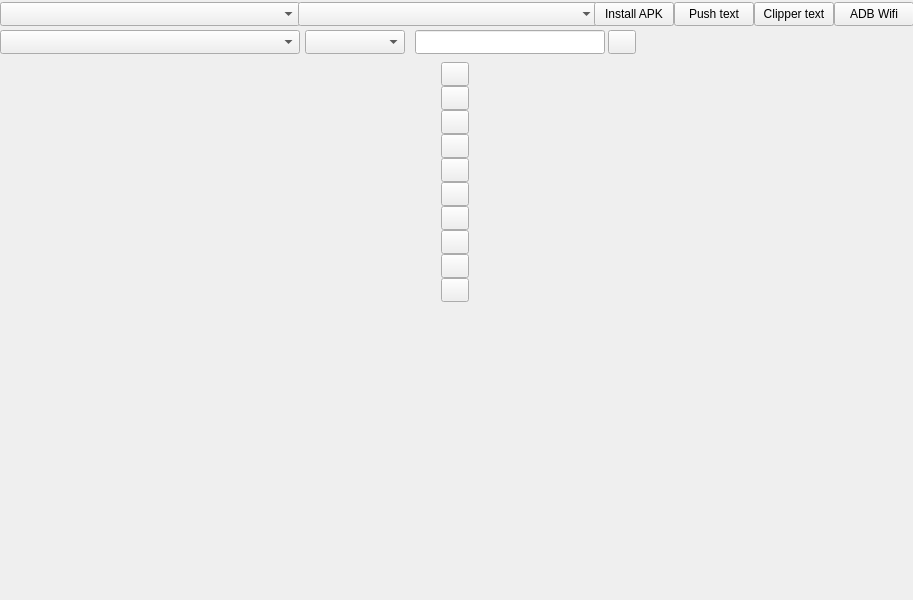
<?xml version="1.0" encoding="UTF-8"?>
<ui version="4.0">
 <class>Form</class>
 <widget class="QWidget" name="Form">
  <property name="geometry">
   <rect>
    <x>0</x>
    <y>0</y>
    <width>913</width>
    <height>600</height>
   </rect>
  </property>
  <property name="sizePolicy">
   <sizepolicy hsizetype="Minimum" vsizetype="Minimum">
    <horstretch>0</horstretch>
    <verstretch>0</verstretch>
   </sizepolicy>
  </property>
  <property name="minimumSize">
   <size>
    <width>500</width>
    <height>500</height>
   </size>
  </property>
  <property name="windowTitle">
   <string>Form</string>
  </property>
  <layout class="QGridLayout" name="gridLayout">
   <property name="leftMargin">
    <number>0</number>
   </property>
   <property name="topMargin">
    <number>0</number>
   </property>
   <property name="rightMargin">
    <number>0</number>
   </property>
   <property name="bottomMargin">
    <number>0</number>
   </property>
   <property name="spacing">
    <number>0</number>
   </property>
   <item row="0" column="0">
    <layout class="QVBoxLayout" name="layoutView">
     <property name="spacing">
      <number>0</number>
     </property>
     <property name="sizeConstraint">
      <enum>QLayout::SetFixedSize</enum>
     </property>
     <item>
      <layout class="QHBoxLayout" name="layoutDevices">
       <property name="spacing">
        <number>0</number>
       </property>
       <property name="sizeConstraint">
        <enum>QLayout::SetFixedSize</enum>
       </property>
       <property name="topMargin">
        <number>2</number>
       </property>
       <property name="bottomMargin">
        <number>2</number>
       </property>
       <item>
        <widget class="QComboBox" name="cbDevices">
         <property name="sizePolicy">
          <sizepolicy hsizetype="Fixed" vsizetype="Fixed">
           <horstretch>0</horstretch>
           <verstretch>0</verstretch>
          </sizepolicy>
         </property>
         <property name="minimumSize">
          <size>
           <width>300</width>
           <height>24</height>
          </size>
         </property>
         <property name="maximumSize">
          <size>
           <width>16777215</width>
           <height>24</height>
          </size>
         </property>
        </widget>
       </item>
       <item>
        <spacer name="horizontalSpacer_2">
         <property name="orientation">
          <enum>Qt::Horizontal</enum>
         </property>
         <property name="sizeType">
          <enum>QSizePolicy::Fixed</enum>
         </property>
         <property name="sizeHint" stdset="0">
          <size>
           <width>5</width>
           <height>0</height>
          </size>
         </property>
        </spacer>
       </item>
       <item>
        <widget class="QComboBox" name="cbPackages">
         <property name="sizePolicy">
          <sizepolicy hsizetype="Fixed" vsizetype="Fixed">
           <horstretch>0</horstretch>
           <verstretch>0</verstretch>
          </sizepolicy>
         </property>
         <property name="minimumSize">
          <size>
           <width>300</width>
           <height>24</height>
          </size>
         </property>
         <property name="maximumSize">
          <size>
           <width>16777215</width>
           <height>24</height>
          </size>
         </property>
        </widget>
       </item>
       <item>
        <spacer name="horizontalSpacer_4">
         <property name="orientation">
          <enum>Qt::Horizontal</enum>
         </property>
         <property name="sizeType">
          <enum>QSizePolicy::Fixed</enum>
         </property>
         <property name="sizeHint" stdset="0">
          <size>
           <width>3</width>
           <height>0</height>
          </size>
         </property>
        </spacer>
       </item>
       <item>
        <widget class="QPushButton" name="btInstallAPK">
         <property name="sizePolicy">
          <sizepolicy hsizetype="Fixed" vsizetype="Fixed">
           <horstretch>0</horstretch>
           <verstretch>0</verstretch>
          </sizepolicy>
         </property>
         <property name="minimumSize">
          <size>
           <width>80</width>
           <height>24</height>
          </size>
         </property>
         <property name="maximumSize">
          <size>
           <width>16777215</width>
           <height>24</height>
          </size>
         </property>
         <property name="text">
          <string>Install APK</string>
         </property>
        </widget>
       </item>
       <item>
        <widget class="QPushButton" name="btPushText">
         <property name="sizePolicy">
          <sizepolicy hsizetype="Fixed" vsizetype="Fixed">
           <horstretch>0</horstretch>
           <verstretch>0</verstretch>
          </sizepolicy>
         </property>
         <property name="minimumSize">
          <size>
           <width>0</width>
           <height>24</height>
          </size>
         </property>
         <property name="maximumSize">
          <size>
           <width>16777215</width>
           <height>24</height>
          </size>
         </property>
         <property name="text">
          <string>Push text</string>
         </property>
        </widget>
       </item>
       <item>
        <widget class="QPushButton" name="btClipperText">
         <property name="sizePolicy">
          <sizepolicy hsizetype="Fixed" vsizetype="Fixed">
           <horstretch>0</horstretch>
           <verstretch>0</verstretch>
          </sizepolicy>
         </property>
         <property name="minimumSize">
          <size>
           <width>0</width>
           <height>24</height>
          </size>
         </property>
         <property name="maximumSize">
          <size>
           <width>16777215</width>
           <height>24</height>
          </size>
         </property>
         <property name="text">
          <string>Clipper text</string>
         </property>
        </widget>
       </item>
       <item>
        <widget class="QPushButton" name="btADBWifi">
         <property name="sizePolicy">
          <sizepolicy hsizetype="Fixed" vsizetype="Fixed">
           <horstretch>0</horstretch>
           <verstretch>0</verstretch>
          </sizepolicy>
         </property>
         <property name="minimumSize">
          <size>
           <width>0</width>
           <height>24</height>
          </size>
         </property>
         <property name="maximumSize">
          <size>
           <width>16777215</width>
           <height>24</height>
          </size>
         </property>
         <property name="text">
          <string>ADB Wifi</string>
         </property>
        </widget>
       </item>
       <item>
        <spacer name="horizontalSpacer">
         <property name="orientation">
          <enum>Qt::Horizontal</enum>
         </property>
         <property name="sizeHint" stdset="0">
          <size>
           <width>40</width>
           <height>0</height>
          </size>
         </property>
        </spacer>
       </item>
      </layout>
     </item>
     <item>
      <layout class="QHBoxLayout" name="layoutProcesses">
       <property name="spacing">
        <number>0</number>
       </property>
       <property name="sizeConstraint">
        <enum>QLayout::SetFixedSize</enum>
       </property>
       <property name="topMargin">
        <number>2</number>
       </property>
       <property name="bottomMargin">
        <number>2</number>
       </property>
       <item>
        <widget class="QComboBox" name="cbProcesses">
         <property name="sizePolicy">
          <sizepolicy hsizetype="Fixed" vsizetype="Fixed">
           <horstretch>0</horstretch>
           <verstretch>0</verstretch>
          </sizepolicy>
         </property>
         <property name="minimumSize">
          <size>
           <width>300</width>
           <height>24</height>
          </size>
         </property>
         <property name="maximumSize">
          <size>
           <width>16777215</width>
           <height>24</height>
          </size>
         </property>
        </widget>
       </item>
       <item>
        <spacer name="horizontalSpacer_5">
         <property name="orientation">
          <enum>Qt::Horizontal</enum>
         </property>
         <property name="sizeType">
          <enum>QSizePolicy::Fixed</enum>
         </property>
         <property name="sizeHint" stdset="0">
          <size>
           <width>5</width>
           <height>0</height>
          </size>
         </property>
        </spacer>
       </item>
       <item>
        <widget class="QComboBox" name="cbLogLevel">
         <property name="sizePolicy">
          <sizepolicy hsizetype="Fixed" vsizetype="Fixed">
           <horstretch>0</horstretch>
           <verstretch>0</verstretch>
          </sizepolicy>
         </property>
         <property name="minimumSize">
          <size>
           <width>100</width>
           <height>24</height>
          </size>
         </property>
         <property name="maximumSize">
          <size>
           <width>16777215</width>
           <height>24</height>
          </size>
         </property>
        </widget>
       </item>
       <item>
        <spacer name="horizontalSpacer_6">
         <property name="orientation">
          <enum>Qt::Horizontal</enum>
         </property>
         <property name="sizeType">
          <enum>QSizePolicy::Fixed</enum>
         </property>
         <property name="sizeHint" stdset="0">
          <size>
           <width>10</width>
           <height>0</height>
          </size>
         </property>
        </spacer>
       </item>
       <item>
        <widget class="QLineEdit" name="editFilter">
         <property name="sizePolicy">
          <sizepolicy hsizetype="Fixed" vsizetype="Fixed">
           <horstretch>0</horstretch>
           <verstretch>0</verstretch>
          </sizepolicy>
         </property>
         <property name="minimumSize">
          <size>
           <width>190</width>
           <height>24</height>
          </size>
         </property>
         <property name="maximumSize">
          <size>
           <width>16777215</width>
           <height>24</height>
          </size>
         </property>
        </widget>
       </item>
       <item>
        <spacer name="horizontalSpacer_7">
         <property name="orientation">
          <enum>Qt::Horizontal</enum>
         </property>
         <property name="sizeType">
          <enum>QSizePolicy::Fixed</enum>
         </property>
         <property name="sizeHint" stdset="0">
          <size>
           <width>3</width>
           <height>0</height>
          </size>
         </property>
        </spacer>
       </item>
       <item>
        <widget class="QPushButton" name="btFilter">
         <property name="sizePolicy">
          <sizepolicy hsizetype="Fixed" vsizetype="Fixed">
           <horstretch>0</horstretch>
           <verstretch>0</verstretch>
          </sizepolicy>
         </property>
         <property name="minimumSize">
          <size>
           <width>28</width>
           <height>24</height>
          </size>
         </property>
         <property name="maximumSize">
          <size>
           <width>28</width>
           <height>24</height>
          </size>
         </property>
         <property name="toolTip">
          <string>Filter content</string>
         </property>
         <property name="text">
          <string/>
         </property>
         <property name="icon">
          <iconset resource="AndroidBoy.qrc">
           <normaloff>:/icon/icons/bt_fliter.svg</normaloff>:/icon/icons/bt_fliter.svg</iconset>
         </property>
        </widget>
       </item>
       <item>
        <spacer name="horizontalSpacer_3">
         <property name="orientation">
          <enum>Qt::Horizontal</enum>
         </property>
         <property name="sizeHint" stdset="0">
          <size>
           <width>40</width>
           <height>0</height>
          </size>
         </property>
        </spacer>
       </item>
      </layout>
     </item>
     <item>
      <layout class="QHBoxLayout" name="layoutLogcat">
       <property name="spacing">
        <number>0</number>
       </property>
       <property name="sizeConstraint">
        <enum>QLayout::SetFixedSize</enum>
       </property>
       <property name="topMargin">
        <number>2</number>
       </property>
       <property name="bottomMargin">
        <number>2</number>
       </property>
       <item>
        <layout class="QVBoxLayout" name="layoutLogcatOperations">
         <property name="spacing">
          <number>0</number>
         </property>
         <property name="sizeConstraint">
          <enum>QLayout::SetFixedSize</enum>
         </property>
         <property name="topMargin">
          <number>2</number>
         </property>
         <property name="bottomMargin">
          <number>2</number>
         </property>
         <item>
          <layout class="QVBoxLayout" name="verticalLayout">
           <property name="spacing">
            <number>0</number>
           </property>
           <property name="topMargin">
            <number>2</number>
           </property>
           <property name="bottomMargin">
            <number>0</number>
           </property>
           <item>
            <widget class="QPushButton" name="btStop">
             <property name="sizePolicy">
              <sizepolicy hsizetype="Fixed" vsizetype="Fixed">
               <horstretch>0</horstretch>
               <verstretch>0</verstretch>
              </sizepolicy>
             </property>
             <property name="minimumSize">
              <size>
               <width>28</width>
               <height>24</height>
              </size>
             </property>
             <property name="maximumSize">
              <size>
               <width>28</width>
               <height>24</height>
              </size>
             </property>
             <property name="toolTip">
              <string>Stop logcat</string>
             </property>
             <property name="text">
              <string/>
             </property>
             <property name="icon">
              <iconset resource="AndroidBoy.qrc">
               <normaloff>:/icon/icons/bt_stop.svg</normaloff>:/icon/icons/bt_stop.svg</iconset>
             </property>
            </widget>
           </item>
           <item>
            <widget class="QPushButton" name="btStart">
             <property name="sizePolicy">
              <sizepolicy hsizetype="Fixed" vsizetype="Fixed">
               <horstretch>0</horstretch>
               <verstretch>0</verstretch>
              </sizepolicy>
             </property>
             <property name="minimumSize">
              <size>
               <width>28</width>
               <height>24</height>
              </size>
             </property>
             <property name="maximumSize">
              <size>
               <width>28</width>
               <height>24</height>
              </size>
             </property>
             <property name="toolTip">
              <string>Start logcat</string>
             </property>
             <property name="text">
              <string/>
             </property>
             <property name="icon">
              <iconset resource="AndroidBoy.qrc">
               <normaloff>:/icon/icons/bt_start.svg</normaloff>:/icon/icons/bt_start.svg</iconset>
             </property>
            </widget>
           </item>
           <item>
            <widget class="QPushButton" name="btSaveToFile">
             <property name="sizePolicy">
              <sizepolicy hsizetype="Fixed" vsizetype="Fixed">
               <horstretch>0</horstretch>
               <verstretch>0</verstretch>
              </sizepolicy>
             </property>
             <property name="minimumSize">
              <size>
               <width>28</width>
               <height>24</height>
              </size>
             </property>
             <property name="maximumSize">
              <size>
               <width>28</width>
               <height>24</height>
              </size>
             </property>
             <property name="toolTip">
              <string>Save to file</string>
             </property>
             <property name="text">
              <string/>
             </property>
             <property name="icon">
              <iconset resource="AndroidBoy.qrc">
               <normaloff>:/icon/icons/bt_save.svg</normaloff>:/icon/icons/bt_save.svg</iconset>
             </property>
             <property name="checkable">
              <bool>true</bool>
             </property>
             <property name="checked">
              <bool>false</bool>
             </property>
            </widget>
           </item>
           <item>
            <widget class="QPushButton" name="btAutoScroll">
             <property name="sizePolicy">
              <sizepolicy hsizetype="Fixed" vsizetype="Fixed">
               <horstretch>0</horstretch>
               <verstretch>0</verstretch>
              </sizepolicy>
             </property>
             <property name="minimumSize">
              <size>
               <width>28</width>
               <height>24</height>
              </size>
             </property>
             <property name="maximumSize">
              <size>
               <width>28</width>
               <height>24</height>
              </size>
             </property>
             <property name="toolTip">
              <string>Auto scroll to bottom</string>
             </property>
             <property name="text">
              <string/>
             </property>
             <property name="icon">
              <iconset resource="AndroidBoy.qrc">
               <normaloff>:/icon/icons/bt_auto_scroll.svg</normaloff>:/icon/icons/bt_auto_scroll.svg</iconset>
             </property>
            </widget>
           </item>
           <item>
            <widget class="QPushButton" name="btClear">
             <property name="sizePolicy">
              <sizepolicy hsizetype="Fixed" vsizetype="Fixed">
               <horstretch>0</horstretch>
               <verstretch>0</verstretch>
              </sizepolicy>
             </property>
             <property name="minimumSize">
              <size>
               <width>28</width>
               <height>24</height>
              </size>
             </property>
             <property name="maximumSize">
              <size>
               <width>28</width>
               <height>24</height>
              </size>
             </property>
             <property name="toolTip">
              <string>Clear</string>
             </property>
             <property name="text">
              <string/>
             </property>
             <property name="icon">
              <iconset resource="AndroidBoy.qrc">
               <normaloff>:/icon/icons/bt_clear.svg</normaloff>:/icon/icons/bt_clear.svg</iconset>
             </property>
            </widget>
           </item>
           <item>
            <widget class="QPushButton" name="btSetting">
             <property name="sizePolicy">
              <sizepolicy hsizetype="Fixed" vsizetype="Fixed">
               <horstretch>0</horstretch>
               <verstretch>0</verstretch>
              </sizepolicy>
             </property>
             <property name="minimumSize">
              <size>
               <width>28</width>
               <height>24</height>
              </size>
             </property>
             <property name="maximumSize">
              <size>
               <width>28</width>
               <height>24</height>
              </size>
             </property>
             <property name="toolTip">
              <string>Setting</string>
             </property>
             <property name="text">
              <string/>
             </property>
             <property name="icon">
              <iconset resource="AndroidBoy.qrc">
               <normaloff>:/icon/icons/bt_settings.svg</normaloff>:/icon/icons/bt_settings.svg</iconset>
             </property>
            </widget>
           </item>
           <item>
            <widget class="QPushButton" name="btMark">
             <property name="sizePolicy">
              <sizepolicy hsizetype="Fixed" vsizetype="Fixed">
               <horstretch>0</horstretch>
               <verstretch>0</verstretch>
              </sizepolicy>
             </property>
             <property name="minimumSize">
              <size>
               <width>28</width>
               <height>24</height>
              </size>
             </property>
             <property name="maximumSize">
              <size>
               <width>28</width>
               <height>24</height>
              </size>
             </property>
             <property name="toolTip">
              <string>Mark the log</string>
             </property>
             <property name="text">
              <string/>
             </property>
             <property name="icon">
              <iconset resource="AndroidBoy.qrc">
               <normaloff>:/icon/icons/mark.svg</normaloff>:/icon/icons/mark.svg</iconset>
             </property>
            </widget>
           </item>
           <item>
            <widget class="QPushButton" name="btPrevMark">
             <property name="sizePolicy">
              <sizepolicy hsizetype="Fixed" vsizetype="Fixed">
               <horstretch>0</horstretch>
               <verstretch>0</verstretch>
              </sizepolicy>
             </property>
             <property name="minimumSize">
              <size>
               <width>28</width>
               <height>24</height>
              </size>
             </property>
             <property name="maximumSize">
              <size>
               <width>28</width>
               <height>24</height>
              </size>
             </property>
             <property name="toolTip">
              <string>Prev marked</string>
             </property>
             <property name="text">
              <string/>
             </property>
             <property name="icon">
              <iconset resource="AndroidBoy.qrc">
               <normaloff>:/icon/icons/bt_prev_marked.svg</normaloff>:/icon/icons/bt_prev_marked.svg</iconset>
             </property>
            </widget>
           </item>
           <item>
            <widget class="QPushButton" name="btNextMark">
             <property name="sizePolicy">
              <sizepolicy hsizetype="Fixed" vsizetype="Fixed">
               <horstretch>0</horstretch>
               <verstretch>0</verstretch>
              </sizepolicy>
             </property>
             <property name="minimumSize">
              <size>
               <width>28</width>
               <height>24</height>
              </size>
             </property>
             <property name="maximumSize">
              <size>
               <width>28</width>
               <height>24</height>
              </size>
             </property>
             <property name="toolTip">
              <string>Next marked</string>
             </property>
             <property name="text">
              <string/>
             </property>
             <property name="icon">
              <iconset resource="AndroidBoy.qrc">
               <normaloff>:/icon/icons/bt_next_marked.svg</normaloff>:/icon/icons/bt_next_marked.svg</iconset>
             </property>
            </widget>
           </item>
           <item>
            <widget class="QPushButton" name="btOpenLogFolder">
             <property name="sizePolicy">
              <sizepolicy hsizetype="Fixed" vsizetype="Fixed">
               <horstretch>0</horstretch>
               <verstretch>0</verstretch>
              </sizepolicy>
             </property>
             <property name="minimumSize">
              <size>
               <width>28</width>
               <height>24</height>
              </size>
             </property>
             <property name="maximumSize">
              <size>
               <width>28</width>
               <height>24</height>
              </size>
             </property>
             <property name="toolTip">
              <string>Open default log file folder</string>
             </property>
             <property name="text">
              <string/>
             </property>
             <property name="icon">
              <iconset resource="AndroidBoy.qrc">
               <normaloff>:/icon/icons/folder.svg</normaloff>:/icon/icons/folder.svg</iconset>
             </property>
            </widget>
           </item>
          </layout>
         </item>
         <item>
          <spacer name="verticalSpacer">
           <property name="orientation">
            <enum>Qt::Vertical</enum>
           </property>
           <property name="sizeHint" stdset="0">
            <size>
             <width>0</width>
             <height>40</height>
            </size>
           </property>
          </spacer>
         </item>
        </layout>
       </item>
       <item>
        <layout class="QHBoxLayout" name="layoutTracer">
         <property name="spacing">
          <number>0</number>
         </property>
         <property name="sizeConstraint">
          <enum>QLayout::SetMinimumSize</enum>
         </property>
         <property name="leftMargin">
          <number>2</number>
         </property>
         <property name="topMargin">
          <number>2</number>
         </property>
        </layout>
       </item>
      </layout>
     </item>
    </layout>
   </item>
  </layout>
 </widget>
 <resources>
  <include location="AndroidBoy.qrc"/>
 </resources>
 <connections/>
</ui>
